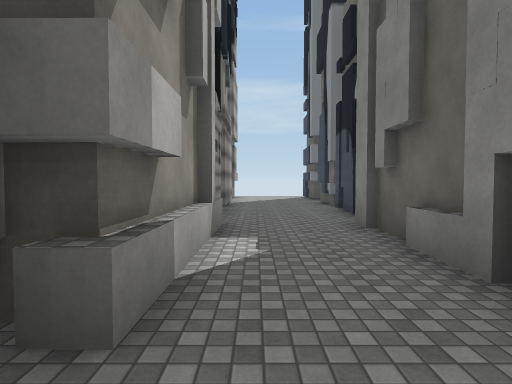
View 1 (above)

24 first-person views from a walk through a 3-D level made in the Unity game engine. The camera is 1.5 m above the floor, tilts 2° down and sees 80° across. The floor is counted in squares, 2 m on a side. Each view is taken from the middle of a square. On the plan, view 1 faces up. The plan holds only what a view shows up to about 10 squares ahead; the rest is blank. The place goes on beyond the plan. The player is left out. Some surface patterns are stand-ins.

View 2
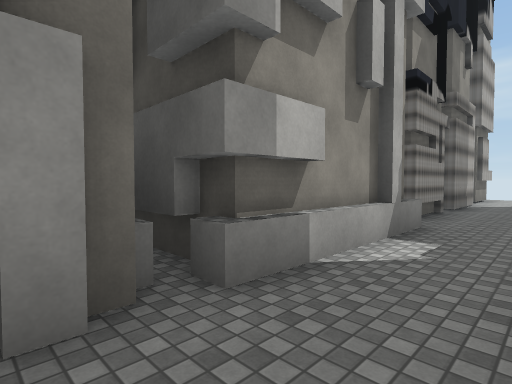

View 3
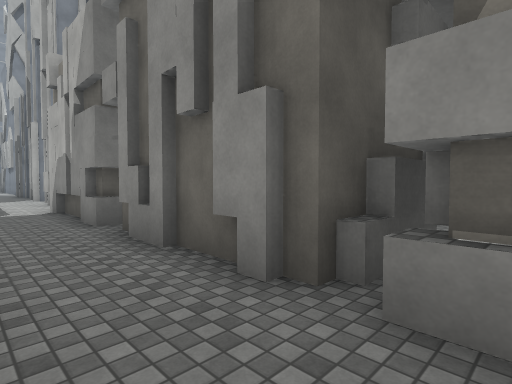

View 4
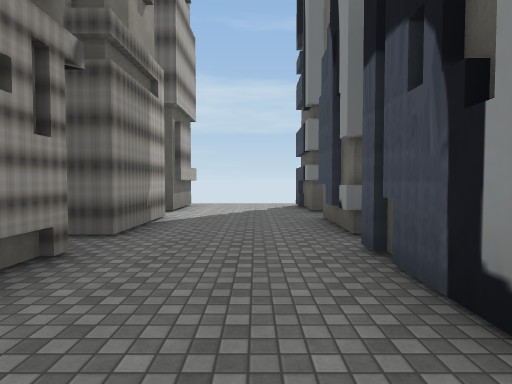

View 5
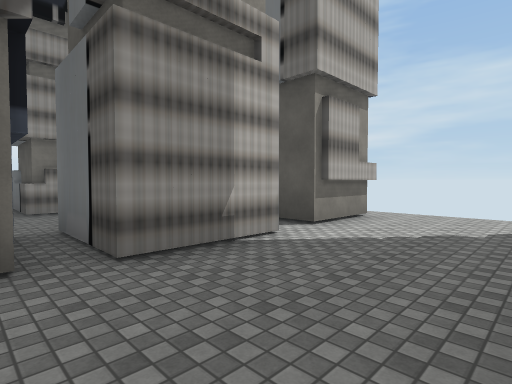

View 6
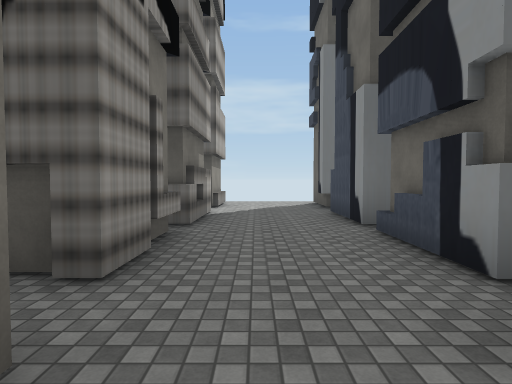

View 7
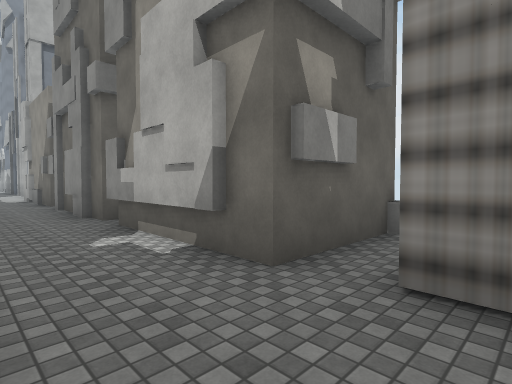

View 8
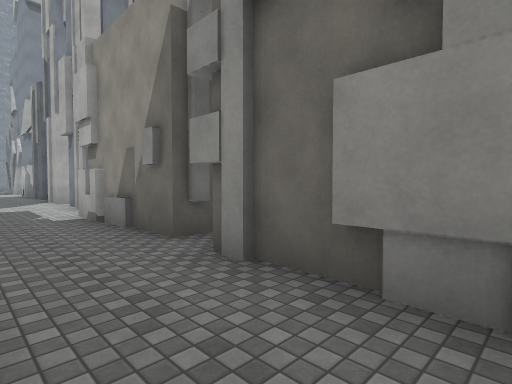

View 9
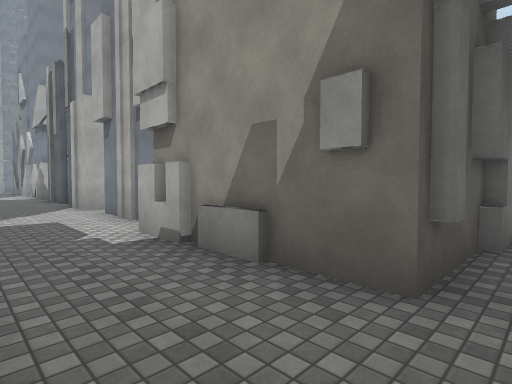

View 10
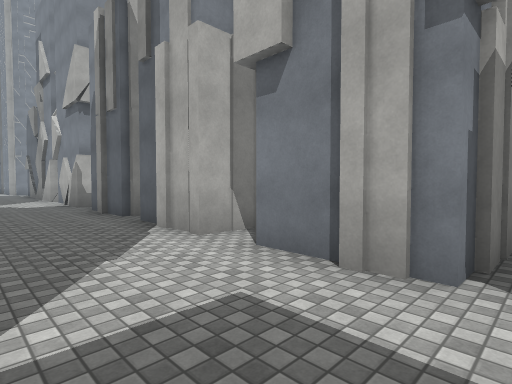

View 11
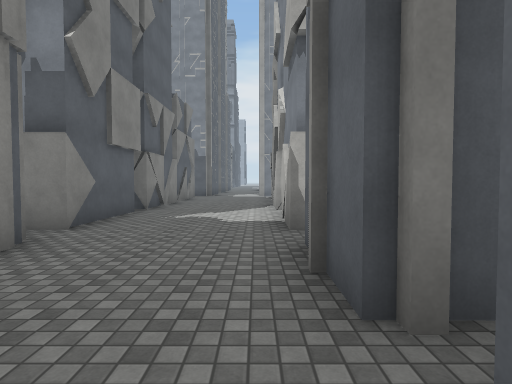

View 12
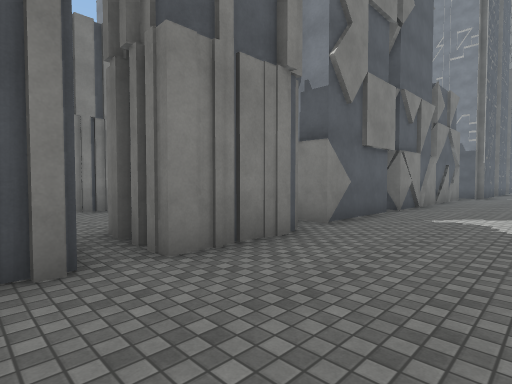

View 13
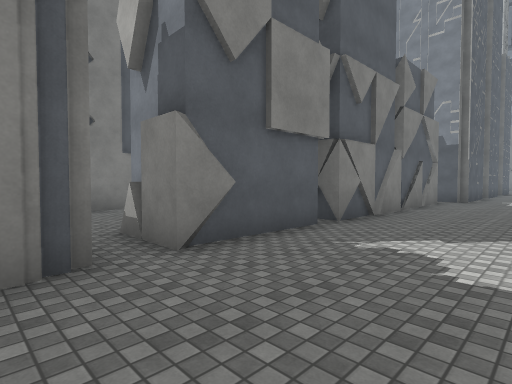

View 14
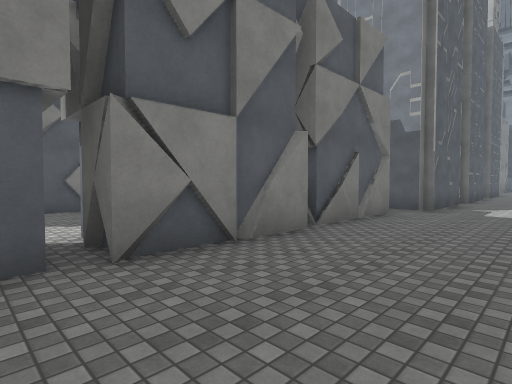

View 15
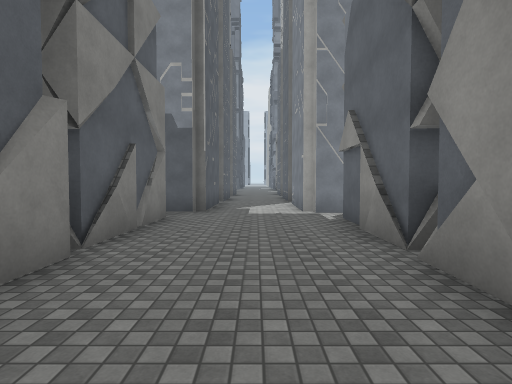

View 16
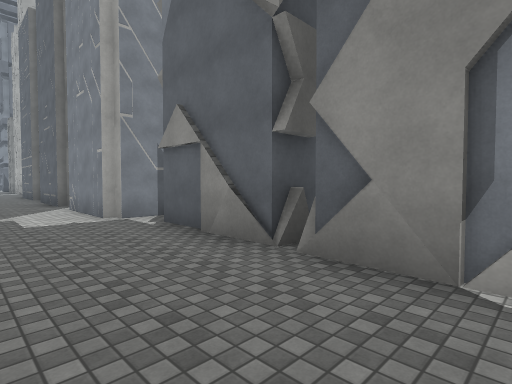

View 17
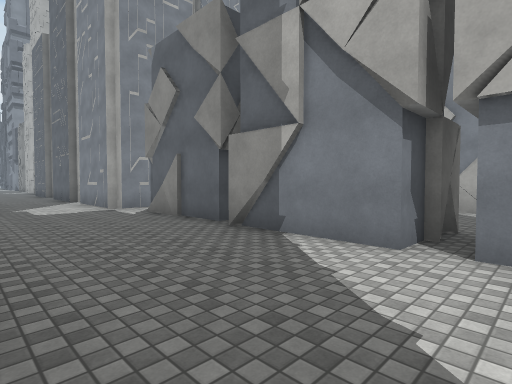

View 18
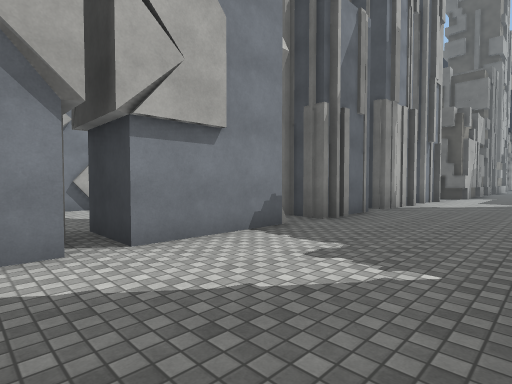

View 19
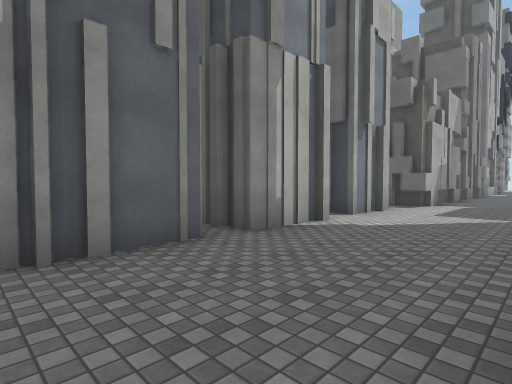

View 20
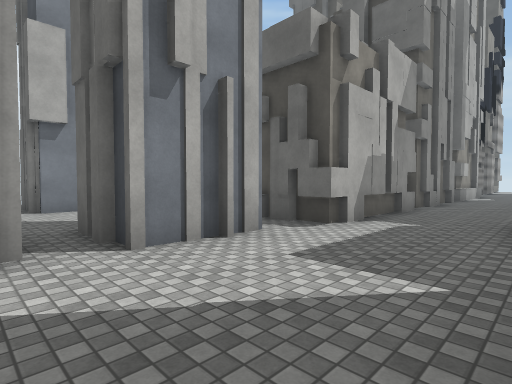

View 21
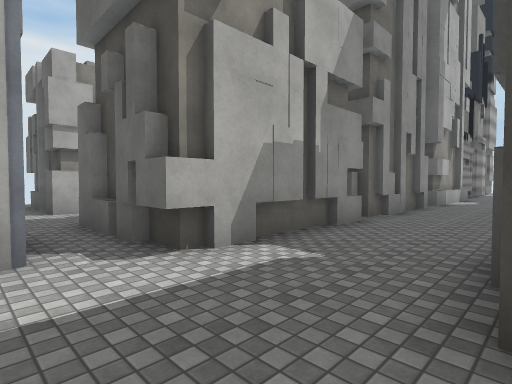

View 22
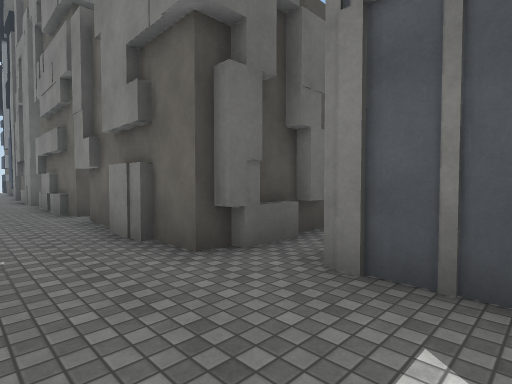

View 23
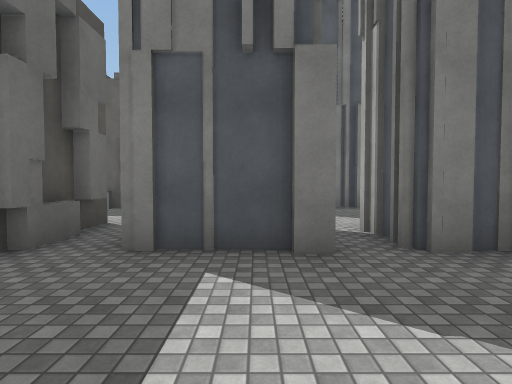

View 24
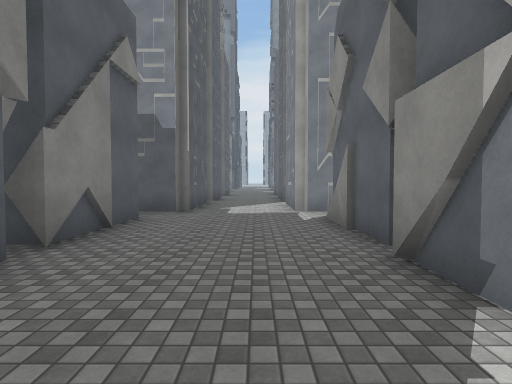

### Floor plan
Key: @ floor where view 1 was taken; # wall or solid block; x gap in a wall; . floor; O other object.
Columns run from 9 left of view 1 to 9 right of it. Each row starts with its distance up from view 1.
 15         ....
 14    O..# O..O
 13    O..###...#
 12    .........
 11    O..O #...
 10    #..###...
  9  OO...O#O...
  8  O O..O##...
  7    #..###..O
  6  ...... ....OO
  5 O###..  O..#OO
  4 O  #..  #..#
  3 O  #..  #..#
  2 O  #..###..#
  1    #..#OO...
  0    #..  #@.#
 -1    #..  #..#
 -2    #..  #..#
 -3  .x... OO..#
 -4 O###..  #..#
 -5    #..  #..#
 -6   ##.. ##..#  O
 -7  ##O..##O..###..O
 -8  O............
 -9   #...  ....
-10   #...O#...# O
-11   .........O..
-12  O#...O#O...##...#O
-13   #...##....    .#
-14   .....x....O
-15  O#...O#...O
-16   #...##...#
-17   O...##....
-18  O#...#O....
-19   #...##....
-20   #...##....
-21   O...x.....O
-22   #...##....#
-23   #...##....#
-24   #...#O....#O
-25  ##...##....#
-26   #...##....
-27   O...O#....
-28   ..........
-29    #..###..#
-30    #..  #..#
-31    #..  O..#

Positions as (right, up) in squares from view 1, and headings:
1: (0, 0), facing up
2: (1, 0), facing up-left
3: (1, 2), facing down-left
4: (1, 5), facing up
5: (2, 8), facing up-left
6: (-5, 4), facing up
7: (-4, 7), facing down-left
8: (-4, 0), facing down-left
9: (-4, -3), facing down-left
10: (-4, -8), facing down-left
11: (-6, -13), facing down
12: (-6, -13), facing down-right
13: (-6, -16), facing down-right
14: (-6, -20), facing down-right
15: (-5, -21), facing down
16: (-4, -22), facing down-left
17: (2, -20), facing down-left
18: (2, -22), facing up-left
19: (2, -17), facing up-left
20: (2, -12), facing up-left
21: (2, -9), facing up-left
22: (0, -10), facing up-right
23: (-1, -10), facing right
24: (0, -21), facing down
